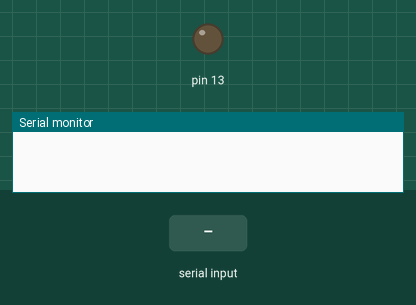
This sketch was run on a simulated Arduino Uno, built with avr-gcc and run on an emulated ATmega328P. On the bench: output pins drawn as LEDs (lit = HIGH), the last lines printed to the serial monitor. The test bench sets the inputs (shaded band).

Above: at 1.2 s.
1.3 s: "1" received over the second serial link
At 2.5 s:
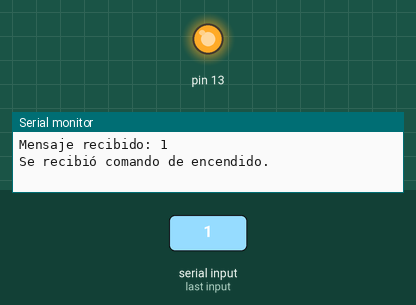
2.8 s: "0" received over the second serial link
At 3.8 s:
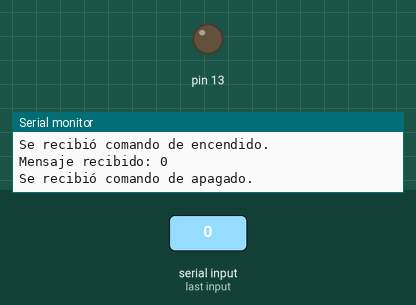
Timing chart, 0 to 5.8 s (numbered marks = the images above; inputs shaded):
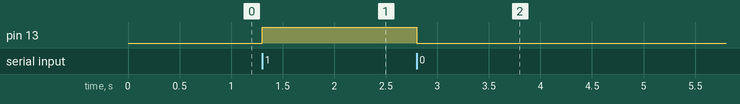

Measured:
- after the input at 1.3 s, pin 13: LOW → HIGH at once
- after the input at 2.8 s, pin 13: HIGH → LOW at once

The sketch:

bluetooth_connection.ino
```cpp
#include <SoftwareSerial.h>

//Se configuran pines RX y TX.
SoftwareSerial BTSerial(10, 11);

//Esta variable guarda el comando enviado
char receivedChar;

void setup() {

  //Configuración de pin 13 (controla el LED integrado en el Arduino)
  pinMode(13, OUTPUT);

  //Inicialización de comunicación Serial y Bluetooth.
  Serial.begin(9600);
  BTSerial.begin(9600);
}

void loop() {
  // Mientras que el módulo reciba información nueva, el código revisará
  // si se ha mandado un 0, un 1 o un comando incorrecto y actuará acordemente.
  while (BTSerial.available() > 0) {
    receivedChar = BTSerial.read();
    Serial.print("Mensaje recibido: ");
    Serial.println(receivedChar);

    if(receivedChar == '1') {
      Serial.println("Se recibió comando de encendido.");
      digitalWrite(13, HIGH);
      BTSerial.println("Se ha encendido el LED.");
    }
    else if (receivedChar == '0') {
      Serial.println("Se recibió comando de apagado.");
      digitalWrite(13, LOW);
      BTSerial.println("Se ha apagado el LED.");
    }
    else {
      Serial.println("Se recibió comando inválido.");
      BTSerial.println("No hubo acción, comando inválido.");
    }
  }
}
```
